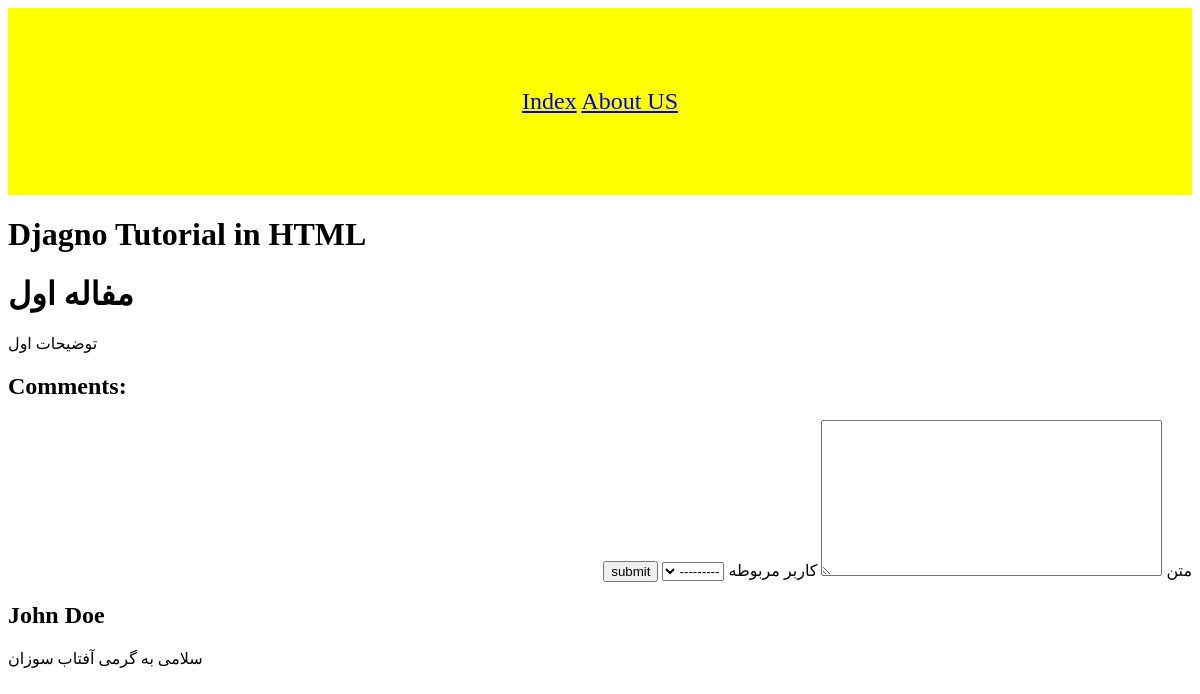
The page /articles/1/ on the database as committed earlier.
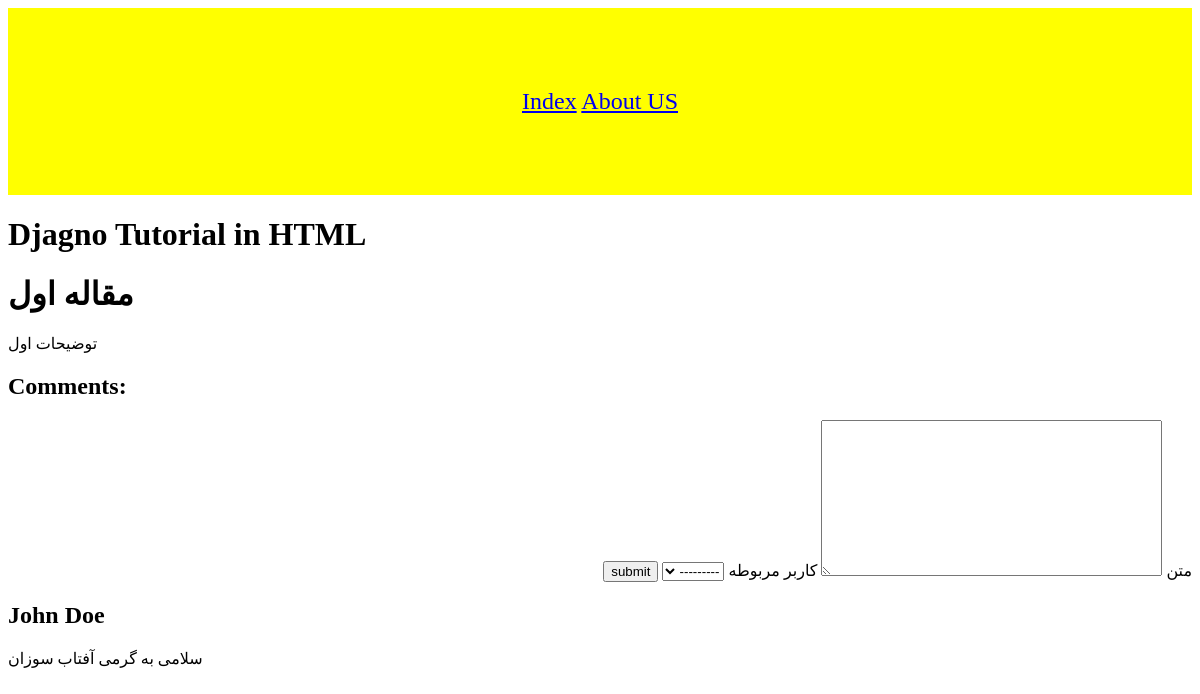
The same page on the database as committed later.
### articles/models.py (models this page shows, shortened)
class BaseModel(models.Model):
    created_date = models.DateTimeField(blank=True, null=True, verbose_name='تاریخ ایجاد')
    class Meta:
        abstract = True

class Article(BaseModel):
    title = models.CharField(max_length=128, verbose_name='عنوان')
    thumbnail = models.ImageField(upload_to='article-thumbnails', blank=True, default='', verbose_name='تصویر')
    description = models.TextField(verbose_name='توضیحات')
    is_active = models.BooleanField(default=False, verbose_name='فعال')
    related_user = models.ForeignKey(User, on_delete=models.CASCADE, verbose_name='کاربر مربوطه')
    class Meta:
        verbose_name = 'مقاله'
        verbose_name_plural = 'مفاله ها'

### articles/views.py (the view)
# urls.py: path('articles/<int:id>/', detail, name='retrieve'),
def detail(request, id):
    article = Article.objects.get(id=id)
    if request.method == 'POST':
        form = CommentForm(request.POST or None)
        if form.is_valid():
            form.save()
    else:
        form = CommentForm()
    context = {
        'article': article,
        'form': form
    }
    return render(request, 'retrieve.html', context)

### articles/forms.py
class CommentForm(ModelForm):
    class Meta:
        model = Comment
        fields = '__all__'

### articles/templates/retrieve.html (shortened to what this page needs)
{% extends 'layout.html' %}
{% block content %}
<h1>{{article.title}}</h1>
<p>{{article.description}}</p>
<h2>Comments:</h2>
<form method="POST" enctype="multipart/form-data" dir="rtl">
    <label>{{form.content.label}}</label>
    {{form.content}}
    <label>{{form.related_user.label}}</label>
    {{form.related_user}}
    <input type="submit" value="submit">
</form>
{% for comment in article.comment_set.all %}
    <div>
        <h2>{{comment.related_user.first_name}} {{comment.related_user.last_name}}</h2>
        <p>{{comment.content}}</p>
    </div>
{% endfor %}
{% endblock content %}

Rows that differ between the two databases and show on the page:
changed Article "توضیحات اول": title "مفاله اول" → "مقاله اول"
